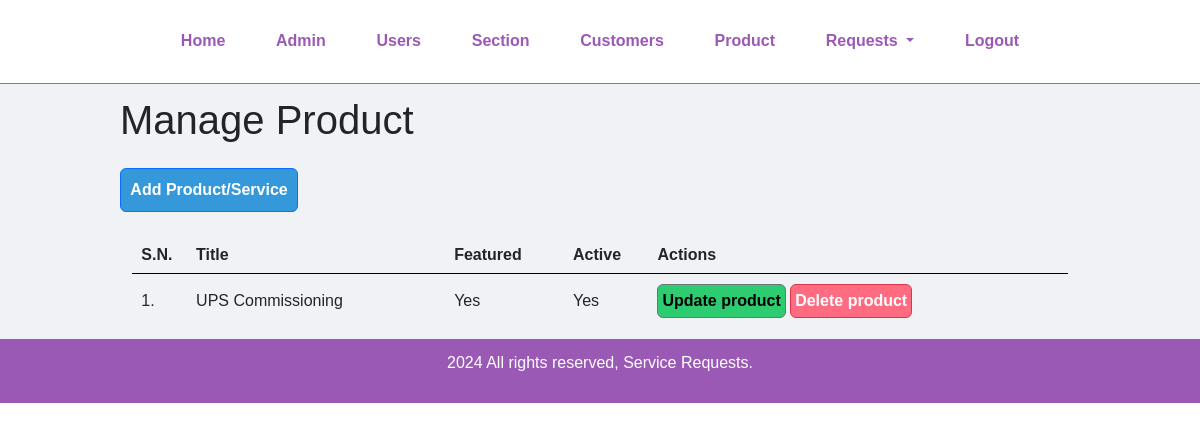
Before: /manage-product.php (signed in) with the older database file.
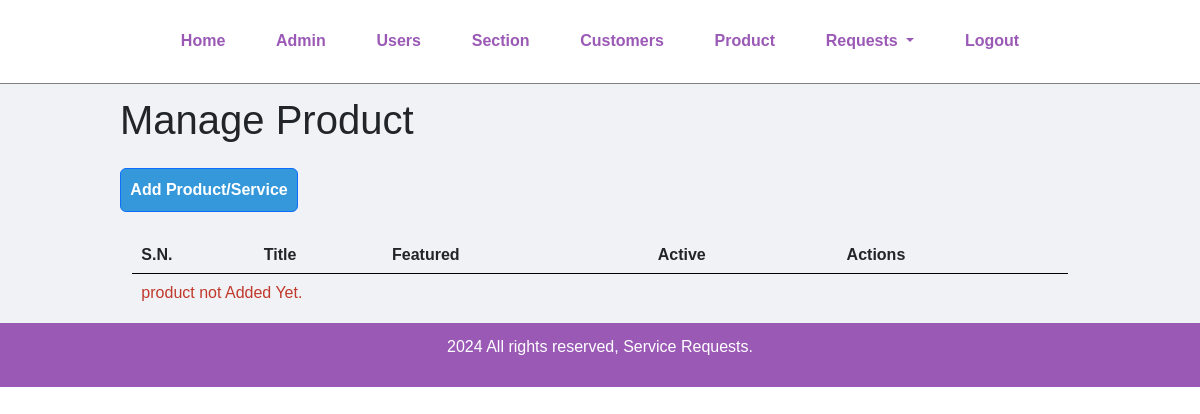
After: the same page with the newer database file.
### tables this page shows
CREATE TABLE `tbl_product` (
  `id` int(10) UNSIGNED NOT NULL,
  `title` varchar(100) NOT NULL,
  `description` text NOT NULL,
  `price` double NOT NULL,
  `image_name` varchar(255) NOT NULL,
  `section_id` int(10) UNSIGNED NOT NULL,
  `featured` varchar(10) NOT NULL,
  `active` varchar(10) NOT NULL
);

### manage-product.php (the view, shortened to what this page needs)
<?php include('partials/menu.php'); ?>
    <div class="main-content">
        <div class="wrapper">
            <h1 class="row mb-4">Manage Product</h1>
            <a href="<?php echo SITEURL; ?>add-product.php" class="btn btn-primary col-sm-1.2 row mb-4">Add Product/Service</a>
            <table class="tbl-full">
                <tr>
                    <th>S.N.</th>
                    <th>Title</th>
                    <th>Featured</th>
                    <th>Active</th>
                    <th>Actions</th>
                </tr>
                <?php
                    $sql = "SELECT * FROM tbl_product";
                    $res = mysqli_query($conn, $sql);
                    $count = mysqli_num_rows($res);
                    $sn=1;
                    if($count>0)
                    {
                        while($row=mysqli_fetch_assoc($res))
                        {
                            $id = $row['id'];
                            $title = $row['title'];
                            $featured = $row['featured'];
                            $active = $row['active'];
                            ?>
                            <tr>
                                <td><?php echo $sn++; ?>. </td>
                                <td><?php echo $title; ?></td>
                                <td><?php echo $featured; ?></td>
                                <td><?php echo $active; ?></td>
                                <td>
                                    <a href="<?php echo SITEURL; ?>update-product.php?id=<?php echo $id; ?>" class="btn btn-secondary col-sm-2.5">Update product</a>
                                    <a href="<?php echo SITEURL; ?>delete-product.php?id=<?php echo $id; ?>" class="btn btn-danger col-sm-2.5">Delete product</a>
                                </td>
                            </tr>
                            <?php
                        }
                    }
                    else
                    {
                        echo "<tr> <td colspan='7' class='error'> product not Added Yet. </td> </tr>";
                    }
                ?>
            </table>
        </div>
    </div>
    <?php include('partials/footer.php'); ?>

Changed rows visible on the page:
removed tbl_product: title "UPS Commissioning", featured "Yes", active "Yes"
Other visible differences:
text now shown: "product not Added Yet."
